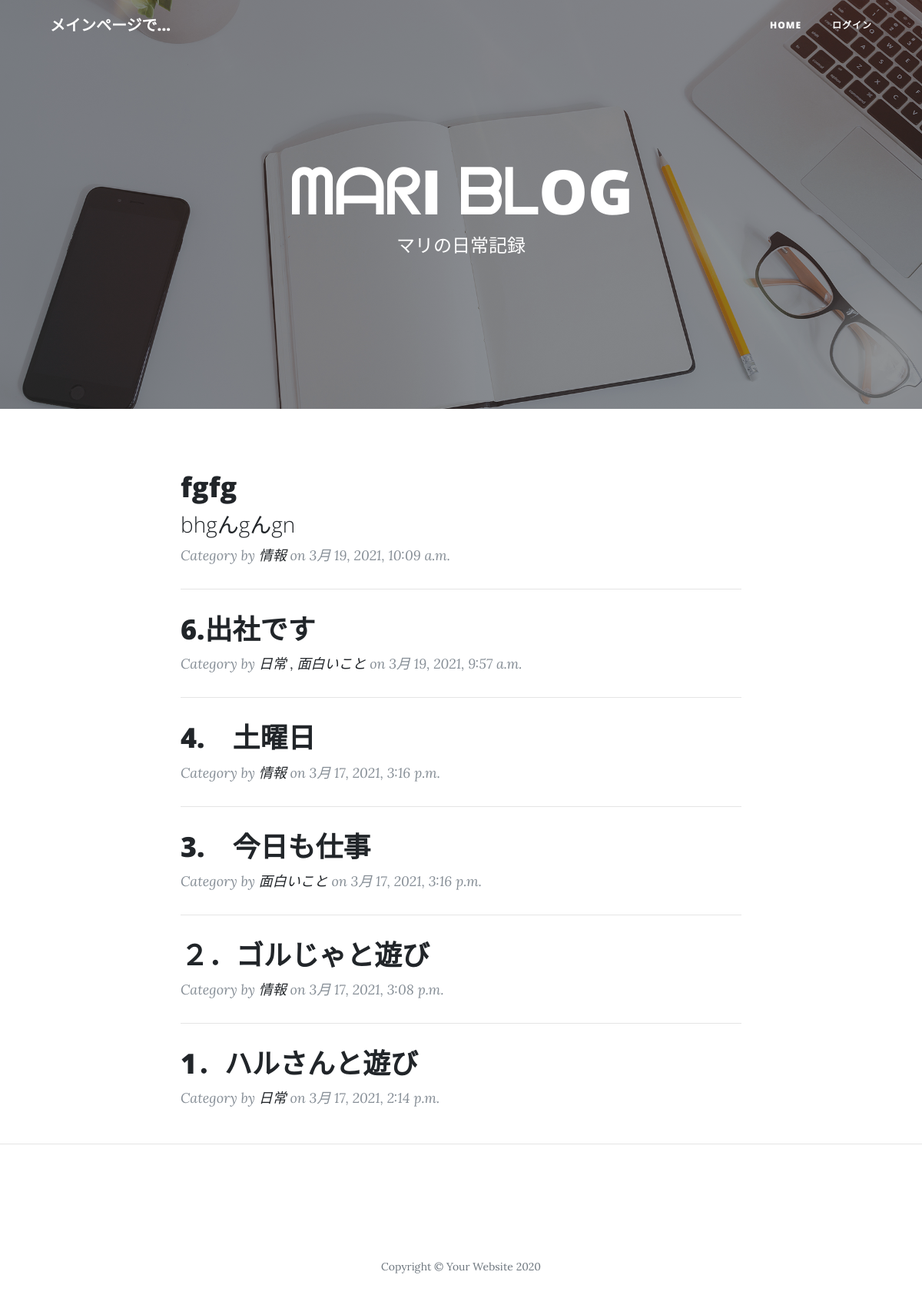
Screenshot of /blog/ with the database file from the repository.
### blog/models.py (models this page shows, shortened)
class Post(models.Model):
    title = models.CharField(max_length=200)
    title_image = models.ImageField(blank=True)
    content = models.TextField()
    createDate = models.DateTimeField(auto_now_add=True)
    updateDate = models.DateTimeField(auto_now_add=True)
    category = models.ManyToManyField(Category, help_text="글의 분류를 설정하시오.")
    def get_absolute_url(self):
        return reverse("post", args=[str(self.id)])
    def is_content_more45(self):
        return len(self.content) > 45

class Category(models.Model):
    name = models.CharField(max_length=50, help_text="블로그 글의 분류를 입력하시오")
    def __str__(self):
        return self.name

### blog/views.py (the view)
# urls.py: path("", views.index, name="index"),
def index(req):
    post_latest = Post.objects.order_by("-createDate")[:6]
    context = {
        "post_latest": post_latest
    }
    return render(req, "index.html", context= context)

### blog/templates/index.html (shortened to what this page needs)
<!DOCTYPE html>
<html lang="en">
<head>
  {% load static %}
  <link rel="stylesheet" href="https://stackpath.bootstrapcdn.com/bootstrap/4.5.0/css/bootstrap.min.css">
  <link href="{% static 'css/bootstrap.min.css' %}" rel="stylesheet">
  <link href="{% static 'css/all.min.css' %}" rel="stylesheet" type="text/css">
  <link href="{% static 'css/clean-blog.min.css' %}" rel="stylesheet">
</head>
<body>
  <nav class="navbar navbar-expand-lg navbar-light fixed-top" id="mainNav">
    <div class="container">
      <a class="navbar-brand" href="{% url 'index' %}">メインページで...</a>
      <div class="collapse navbar-collapse" id="navbarResponsive">
        <ul class="navbar-nav ml-auto">
          <li class="nav-item">
            <a class="nav-link" href="{% url 'index' %}">Home</a>
          </li>
          {% if user.is_authenticated %}
            <li class="nav-item">
              <a class="nav-link" href="{% url 'post_create' %}">ポスト作成</a>
            </li>
          {% else %}
            <li class="nav-item"><a class="nav-link" href="/admin">ログイン</a> </li>
          {% endif %}
        </ul>
      </div>
    </div>
  </nav>
  <header class="masthead" style="background-image: url('{% static 'img/home-bg.jpg' %}')">
    <div class="overlay"></div>
    <div class="container">
      <div class="row">
        <div class="col-lg-8 col-md-10 mx-auto">
          <div class="site-heading">
            <h1>ᗰᗩᖇI ᗷᒪOG</h1>
            <span class="subheading">マリの日常記録</span>
          </div>
        </div>
      </div>
    </div>
  </header>
  <div class="container">
    <div class="row">
      <div class="col-lg-8 col-md-10 mx-auto">
        {% for post in post_latest %}
          {% if forloop.first %}
          <div class="post-preview">
            <a href="{{ post.get_absolute_url }}">
              <h2 class="post-title">
                {{ post.title }}
              </h2>
              <h3 class="post-subtitle">
                {% if post.is_content_more45 %}
                    {{ post.get_content_under45 }}
                    ...
                {% else %}
                    {{ post.content }}
                {% endif %}
              </h3>
            </a>
            <p class="post-meta">Category by
              <a href="#">
                {% for c in post.category.all %}
                  {{ c }}
                {% endfor %}
              </a>
              on {{ post.createDate }}</p>
          </div>
           {% else %}
            <hr>
            <div class="post-{{ forloof.counter }}">
              <div class="post-preview">
                <a href="{{ post.get_absolute_url }}">
                  <h2 class="post-title">
                    {{ post.title }}
                  </h2>
                </a>
                <p class="post-meta">Category by
                  <a href="#">
                    {% for c in post.category.all %}
                      {{ c }}
                      {% if not forloop.last %}
                        ,
                      {% endif %}
                    {% endfor %}
                  </a>
                  on {{ post.createDate }}</p>
              </div>
            </div>
           {% endif %}
        {% endfor %}
      </div>
    </div>
  </div>
  <hr>
  <footer>
    <div class="container">
      <div class="row">
        <div class="col-lg-8 col-md-10 mx-auto">
          <ul class="list-inline text-center">
            <li class="list-inline-item">
              <a href="#">
                <span class="fa-stack fa-lg">
                  <i class="fas fa-circle fa-stack-2x"></i>
                  <i class="fab fa-twitter fa-stack-1x fa-inverse"></i>
                </span>
              </a>
            </li>
            <li class="list-inline-item">
              <a href="#">
                <span class="fa-stack fa-lg">
                  <i class="fas fa-circle fa-stack-2x"></i>
                  <i class="fab fa-facebook-f fa-stack-1x fa-inverse"></i>
                </span>
              </a>
            </li>
            <li class="list-inline-item">
              <a href="#">
                <span class="fa-stack fa-lg">
                  <i class="fas fa-circle fa-stack-2x"></i>
                  <i class="fab fa-github fa-stack-1x fa-inverse"></i>
                </span>
              </a>
            </li>
          </ul>
          <p class="copyright text-muted">Copyright &copy; Your Website 2020</p>
        </div>
      </div>
    </div>
  </footer>
</body>
</html>

### rows the page displays
Post: title "fgfg", content "bhgんgんgn", createDate "3月 19, 2021, 10:09 a.m."
Category: name "情報"
Post: title "6.出社です", createDate "3月 19, 2021, 9:57 a.m."
Category: name "日常"
Category: name "面白いこと"
Post: title "4. 土曜日", createDate "3月 17, 2021, 3:16 p.m."
Post: title "3. 今日も仕事", createDate "3月 17, 2021, 3:16 p.m."
Post: title "２．ゴルじゃと遊び", createDate "3月 17, 2021, 3:08 p.m."
Post: title "1．ハルさんと遊び", createDate "3月 17, 2021, 2:14 p.m."
